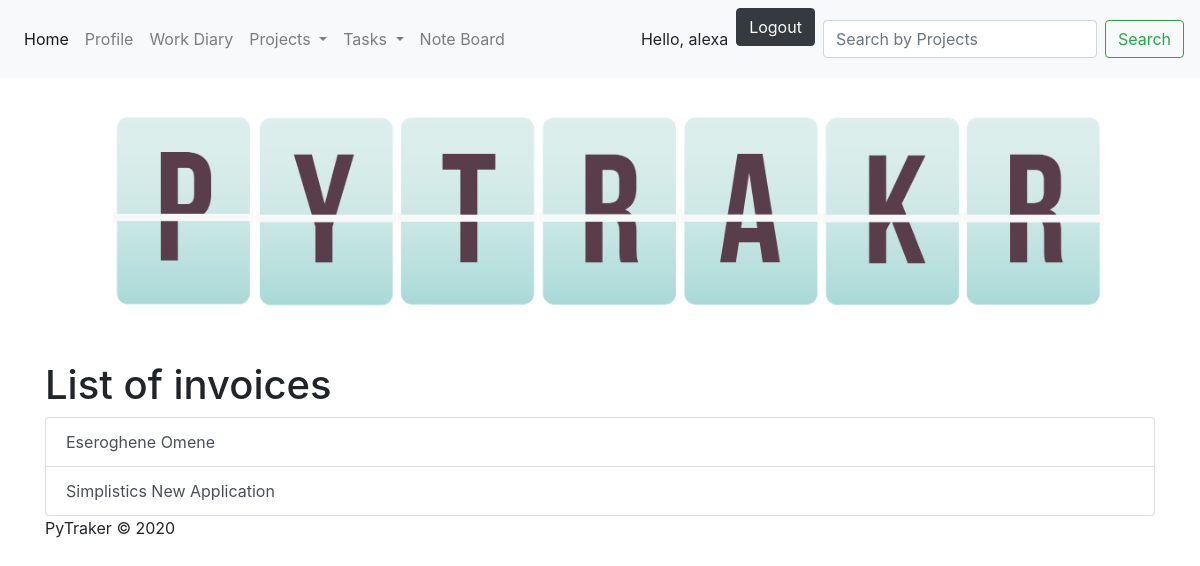
The page /PyTraker/list_invoices/ (signed in) on the database its author committed.
### PyTraker/models.py (models this page shows, shortened)
class Invoices(models.Model):
    userID = models.ForeignKey(User, on_delete=models.CASCADE)
    projectID = models.ForeignKey(Projects, on_delete=models.CASCADE)
    dateCreated = models.DateTimeField()
    dueDate = models.DateTimeField()

class Projects(models.Model):
    name = models.CharField(max_length=50)
    description = models.TextField(max_length=250)
    clientID = models.ForeignKey(Clients, on_delete=models.CASCADE)
    payRate = models.IntegerField()
    startDate = models.DateTimeField()
    dueDate = models.DateTimeField()

### PyTraker/views.py (the view)
# urls.py: path("PyTraker/list_invoices/", views.invoice_list, name="list_invoices"),
@login_required
def invoice_list(request):
    all_invoices = Invoices.objects.order_by("-dateCreated")
    context = {"all_invoices": all_invoices}
    return render(request, "PyTraker/list_invoice.html", context)

### PyTraker/templates/PyTraker/list_invoice.html
{% extends "PyTraker/header.html" %}
{% block content %}
<h1> List of invoices </h1>
{% if all_invoices %}
    <div class="list-group">
    {% for invoice in all_invoices %}
    <a href="/PyTraker/invoice/{{ invoice.projectID_id }}" class="list-group-item list-group-item-action">{{ invoice.projectID.name }}</a>
    {% endfor %}
</div>
{% else %}
<p> You don't have any invoices yet</p>
{% endif %}
{% endblock %}

### PyTraker/templates/PyTraker/header.html (shortened to what this page needs)
<head>
    <link rel="stylesheet" href="https://stackpath.bootstrapcdn.com/bootstrap/4.5.0/css/bootstrap.min.css"
>
    <link rel="stylesheet" href="//code.jquery.com/ui/1.12.1/themes/base/jquery-ui.css">
     {% load static %}
    <link rel="stylesheet" type="text/css" href="{% static 'PyTraker/style.css' %}">
</head>
<body>
<header>
    <nav class="navbar navbar-expand-lg navbar-light bg-light">
  <div class="collapse navbar-collapse" id="navbarSupportedContent">
    <ul class="navbar-nav mr-auto">
      <li class="nav-item active">
        <a class="nav-link" href="/PyTraker/index">Home</a>
      </li>
        {% if user.is_authenticated %}
      <li class="nav-item">
        <a class="nav-link" href="/PyTraker/user_profile/{{ request.user.id }}">Profile</a>
      </li>
      <li class="nav-item">
        <a class="nav-link" href="/PyTraker/workdiary">Work Diary</a>
      </li>
      <li class="nav-item dropdown">
        <a class="nav-link dropdown-toggle" href="#" id="navbarDropdown" role="button" data-toggle="dropdown" aria-haspopup="true" aria-expanded="false">
          Projects
        </a>
      </li>
            <li class="nav-item dropdown">
        <a class="nav-link dropdown-toggle" href="#" id="navbarDropdown" role="button" data-toggle="dropdown" aria-haspopup="true" aria-expanded="false">
          Tasks
        </a>
      </li>
      <li class="nav-item">
        <a class="nav-link" href="/PyTraker/noteboard">Note Board</a>
      </li>
    </ul>
      <div class="nav-item">Hello, {{ request.user }} </div>  <a href="#" onClick="document.getElementById('logoutform').submit()"><button type="button" class="btn btn-dark" id="logout-btn">Logout</button></a>
{% else %}
<a href="{% url 'PyTraker:sign_up' %}" class="nav-link"  >Sign up</a>  <a href="/PyTraker/login/?next=/" class="nav-link" >Login</a>
{% endif %}
    <form class="form-inline my-2 my-lg-0" action="/search" method="get">
      <input class="form-control mr-sm-2"name='q' type="text" placeholder="Search by Projects" aria-label="Search">
      <button class="btn btn-outline-success my-2 my-sm-0" type="submit">Search</button>
    </form>
  </div>
</nav>
</header>
<div class="container">
{% load static %}
<img src="{% static "PyTraker/logo.png" %}" alt="My logo" id="logo">
{% block content %}
{% endblock %}
<footer>PyTraker &#169; 2020 </footer>
 </body>

### PyTraker/static/PyTraker/style.css (style rules this page uses)
#logo { max-width: 100%; height: auto; margin-left: auto; margin-right: auto; }
.btn { margin-top:1.5em; margin-bottom:1.5em; }
#logout-btn { margin-top:0; margin-left:0.5em; margin-right:0.5em; }

### rows shown on the page
Invoices: projectID.name "Eseroghene Omene"
Invoices: projectID.name "Simplistics New Application"

### other values the page prints
{{ request.user }} "alexa"
